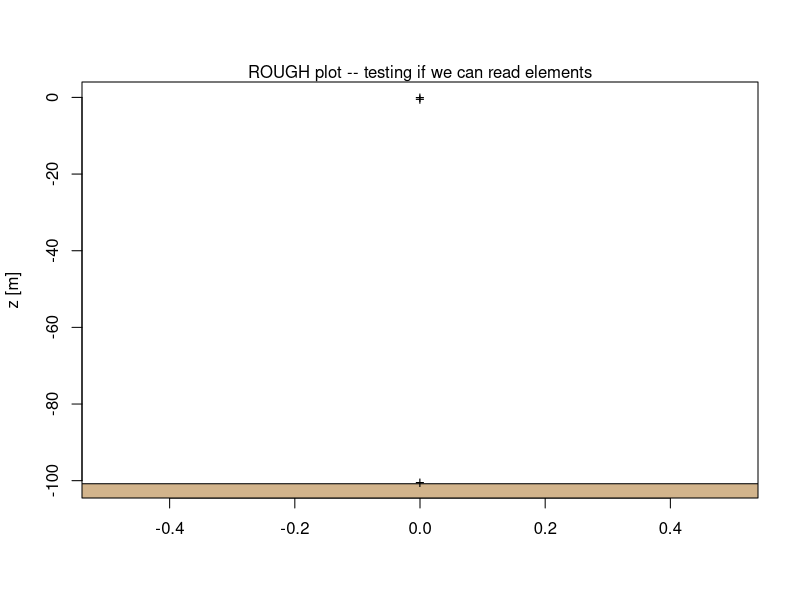

The R source for this figure:
# Demo oo for mooring analysis
rm(list=ls()) # for debugging only

anchor <- function(model="default_anchor")
{
    rval <- list(list(type="anchor", model=model, length=0.3)) # guess on length
    class(rval) <- "mooring"
    rval
}

release <- function(model="default_release")
{
    rval <- list(list(type="anchor", model=model, length=1.0)) # guess on length
    class(rval) <- "mooring"
    rval
}

cable <- function(length=NULL, model="Mooring Systems 3X19 3/16")
{
    if (is.null(length))
        stop("must specify length")
    rval <- list(list(type="cable", model=model, length=length))
    class(rval) <- "mooring"
    rval
}

float <- function(model="Hydro Float 20")
{
    rval <- list(list(type="float", model=model, length=0.5)) # guess on length
    class(rval) <- "mooring"
    rval
}

print.mooring <- function(m)
{
    n <- length(m)
    if (0 == n) {
        stop("Empty object (programming error)\n")
    } else {
        if (n == 1) {
            cat("Single element:\n")
        } else {
            cat("Mooring with", n, "elements:\n")
        }
        for (i in seq_len(n)) {
            mi <- m[[i]]
            # FIXME: more if blocks for various types, to customize output. For example,
            # cable has buoyancy in kg/m, whereas other things have it in kg.  Also,
            # should report depth ranges, etc.
            if (mi$type == "cable") {
                cat(sprintf("  %s (\"%s\") %gm\n", mi$type, mi$model, mi$length), sep="")
            } else {
                cat(sprintf("  %s (\"%s\") %gm\n", mi$type, mi$model, mi$length), sep="")
            }
        }
    }
    invisible(NULL)
}
plot.mooring <- function(m)
{
    l <- cumsum(sapply(M,function(x) x$length))
    bottom <<- -max(l) # Kludge ... maybe we want a water() function
    z <- bottom + l
    plot(rep(0, length(l)), z, xlim=c(-0.5, 0.5), xlab="", ylab="z [m]", type="n")
    usr <- par("usr")
    rect(usr[1], usr[3], usr[2], bottom, col="tan")
    points(rep(0, length(l)), z, pch="+")
    mtext("ROUGH plot -- testing if we can read elements")
}
`+.mooring` <- function(m1, m2)
{
    n1 <- length(m1)
    n2 <- length(m2)
    rval <- vector("list", n1+n2)
    for (i in seq_len(n1))
        rval[[i]] <- m1[[i]]
    for (i in seq_len(n2))
        rval[[n1 + i]] <- m2[[i]]
    class(rval) <- "mooring"
    rval
}

A <- anchor()
print(A)
C <- cable(100)
print(C)
F <- float()
print(F)

M <- A + C + F
print(M)
plot(M)
